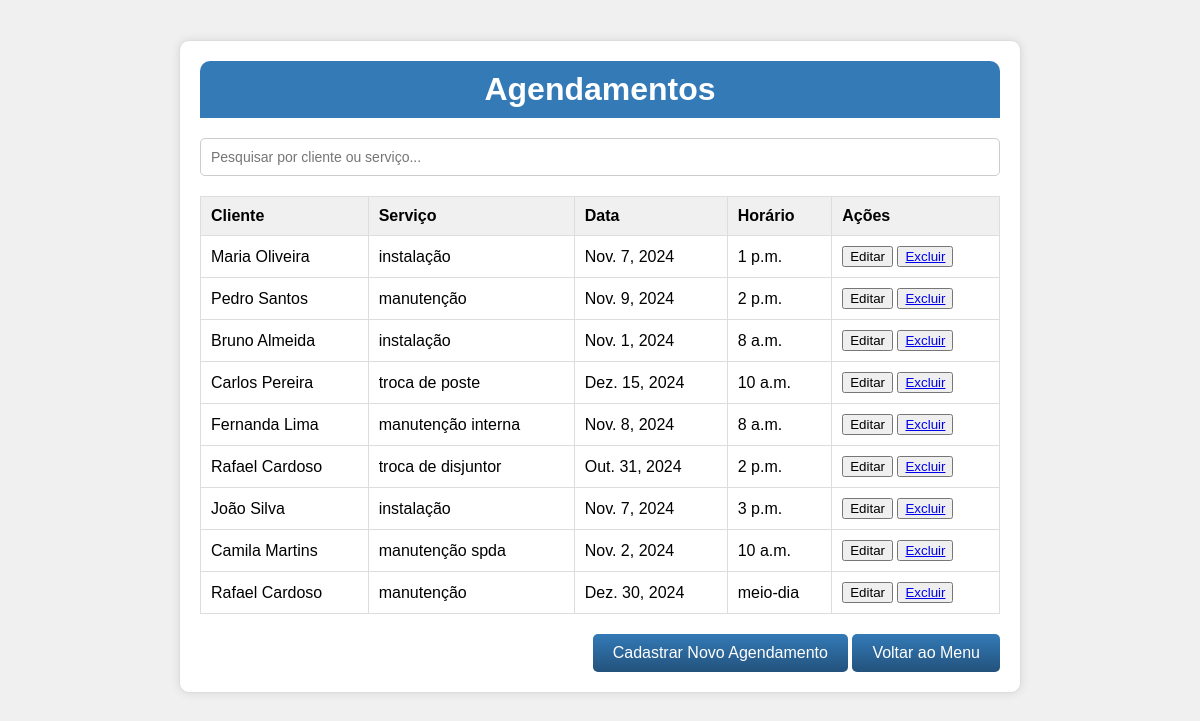
The app's page /agendamentos/ (signed in) with its own data.
### agendamentos/models.py (models this page shows, shortened)
class Agendamento(models.Model):
    cliente = models.CharField(max_length=100)
    servico = models.CharField(max_length=100)
    data = models.DateField()
    horario = models.TimeField()

### agendamentos/views.py (the view)
# urls.py: path('', views.agendamento_list, name='agendamento_list'),
@login_required
def agendamento_list(request):
    appointments = Agendamento.objects.all()
    return render(request, 'agendamentos.html', {'appointments': appointments})

### agendamentos/templates/agendamentos.html (shortened to what this page needs)
<!DOCTYPE html>
<html lang="pt-BR">
<head>
</head>
<body>
  <div class="container">
    <div class="header">
      <h1>Agendamentos</h1>
    </div>
    <div class="search-container">
      <input type="text" id="searchInput" placeholder="Pesquisar por cliente ou serviço..." onkeyup="filterTable()">
    </div>
    <div class="table-container">
      <table class="table" id="appointmentTable">
        <thead>
          <tr>
            <th>Cliente</th>
            <th>Serviço</th>
            <th>Data</th>
            <th>Horário</th>
            <th>Ações</th>
          </tr>
        </thead>
        <tbody id="appointmentList">
          {% for appointment in appointments %}
          <tr data-id="{{ appointment.id }}">
            <td>{{ appointment.cliente }}</td>
            <td>{{ appointment.servico }}</td>
            <td>{{ appointment.data }}</td>
            <td>{{ appointment.horario }}</td>
            <td>
              <button onclick="editAppointment(this)">Editar</button>
              <button>
                <a href="{% url 'delete_agendamento' appointment.id %}" class="btn btn-danger">Excluir</a>
              </button>
            </td>
          </tr>
          {% endfor %}
        </tbody>
      </table>
    </div>
    <div class="button-container">
      <button class="gradient-button" onclick="toggleForm()">Cadastrar Novo Agendamento</button>
      <button class="gradient-button" onclick="window.location.href='{% url 'menu' %}'">Voltar ao Menu</button>
    </div>
  </div>
</body>
</html>

### agendamentos/templates/agendamentos.html (style rules this page uses)
body { background-color: #f0f0f0; font-family: Arial, sans-serif; margin: 0; }
.container { max-width: 800px; margin: 40px auto; padding: 20px; background-color: #fff; border: 1px solid #ddd; border-radius: 10px; box-shadow: 0 0 10px rgba(0, 0, 0, 0.1); }
.header { background-color: #337ab7; color: #fff; padding: 10px; text-align: center; border-top-left-radius: 10px; border-top-right-radius: 10px; }
.header h1 { margin: 0; }
.search-container { margin: 20px 0; }
.search-container input { width: calc(100% - 22px); padding: 10px; border: 1px solid #ccc; border-radius: 5px; font-size: 14px; }
.table-container { margin-top: 20px; overflow-x: auto; }
.table { width: 100%; border-collapse: collapse; }
.table th, .table td { border: 1px solid #ddd; padding: 10px; text-align: left; }
.table th { background-color: #f0f0f0; }
.button-container { text-align: right; margin-top: 20px; }
.button-container .gradient-button { background-image: linear-gradient(to bottom, #337ab7, #23527c); background-color: #337ab7; color: #fff; border: none; padding: 10px 20px; font-size: 16px; cursor: pointer; border-radius: 5px; }

### records on screen
Agendamento: cliente "Maria Oliveira", servico "instalação", data "Nov. 7, 2024", horario "1 p.m."
Agendamento: cliente "Pedro Santos", servico "manutenção", data "Nov. 9, 2024", horario "2 p.m."
Agendamento: cliente "Bruno Almeida", servico "instalação", data "Nov. 1, 2024", horario "8 a.m."
Agendamento: cliente "Carlos Pereira", servico "troca de poste", data "Dez. 15, 2024", horario "10 a.m."
Agendamento: cliente "Fernanda Lima", servico "manutenção interna", data "Nov. 8, 2024", horario "8 a.m."
Agendamento: cliente "Rafael Cardoso", servico "troca de disjuntor", data "Out. 31, 2024", horario "2 p.m."
Agendamento: cliente "João Silva", servico "instalação", data "Nov. 7, 2024", horario "3 p.m."
Agendamento: cliente "Camila Martins", servico "manutenção spda", data "Nov. 2, 2024", horario "10 a.m."
Agendamento: cliente "Rafael Cardoso", servico "manutenção", data "Dez. 30, 2024", horario "meio-dia"
